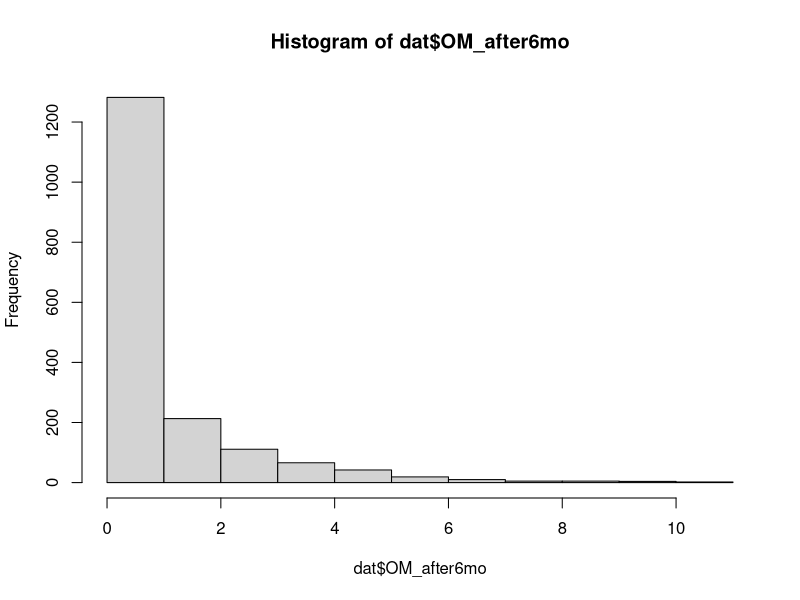
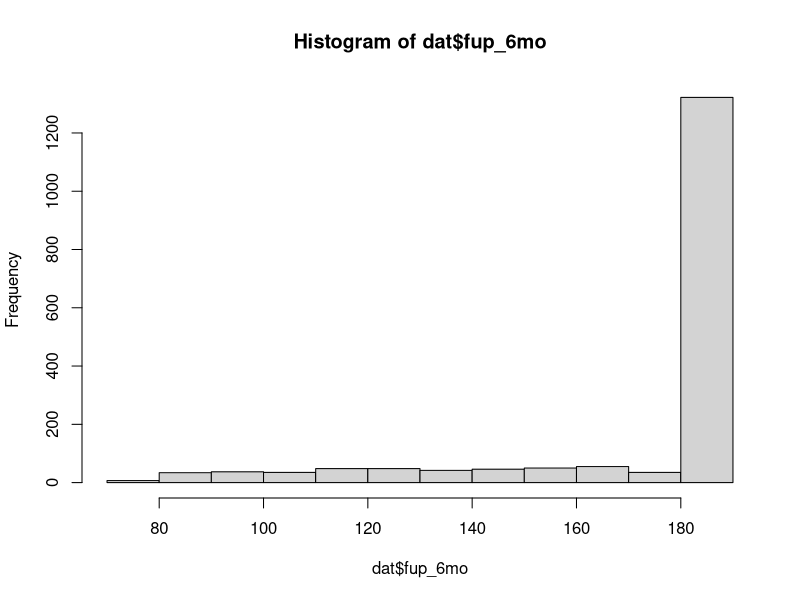
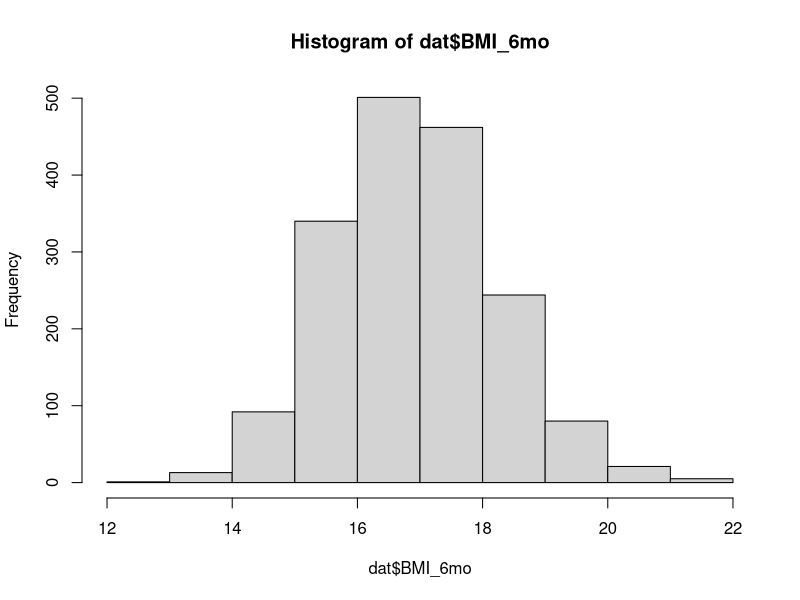

Source code (R) for these figures, in order:
# Biomedical Statistics: Case Study
# Group 3
# 23 May, 2018


## Datafile preparation
setwd("/Users/tikkaoo/Documents/GitHub/Biomed-Case-Study")
dat <- read.table("otitismedia.csv", sep = ",", header = TRUE)
summary(dat)
str(dat)

# Dependent variable: OM_after6mo 
# Independent variable: BMI_6mo
# Confounders: all the others.. 
hist(dat$OM_after6mo) # lot of zeros, but not that many -> sweked distribution
hist(dat$fup_6mo) # most kids followed up for same time, some dropped out

hist(dat$BMI_6mo) # such a nice normal distribution

# Recode sex variable
